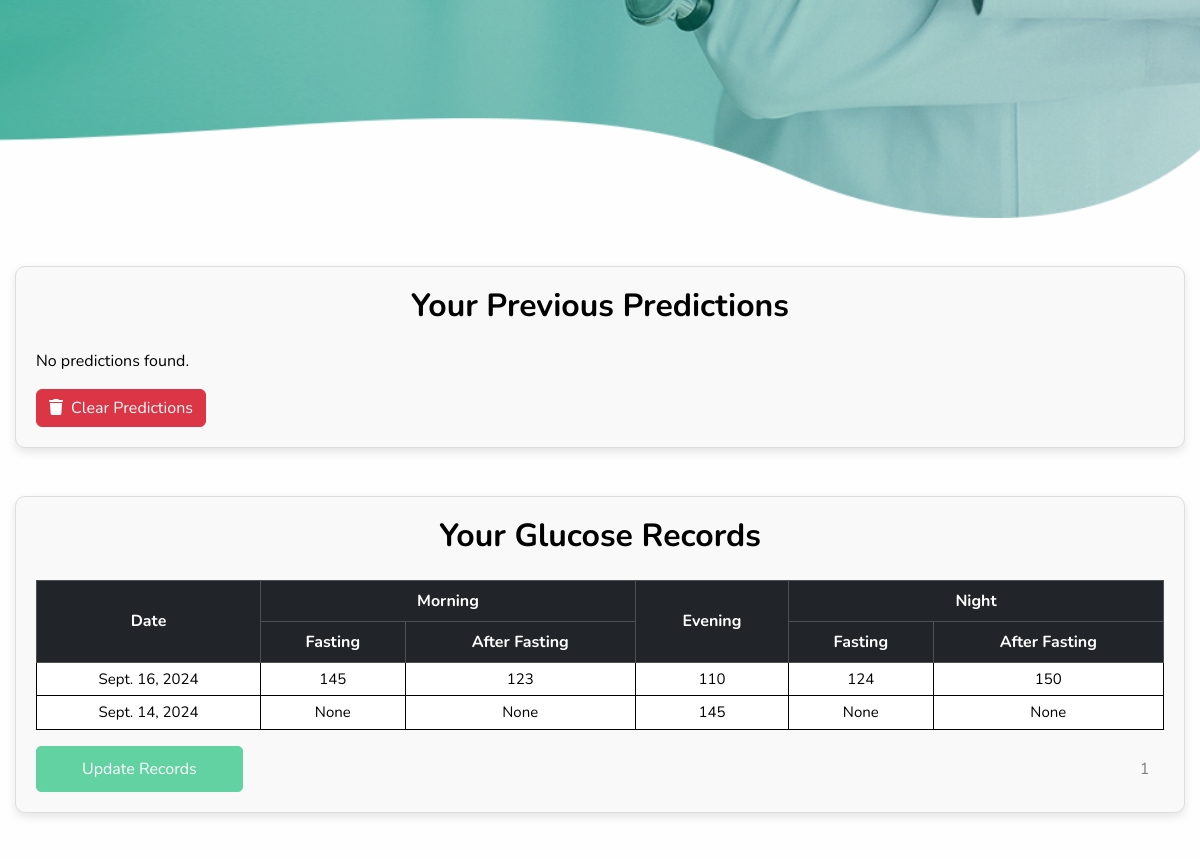
Before: / (signed in, middle part) with the older database file.
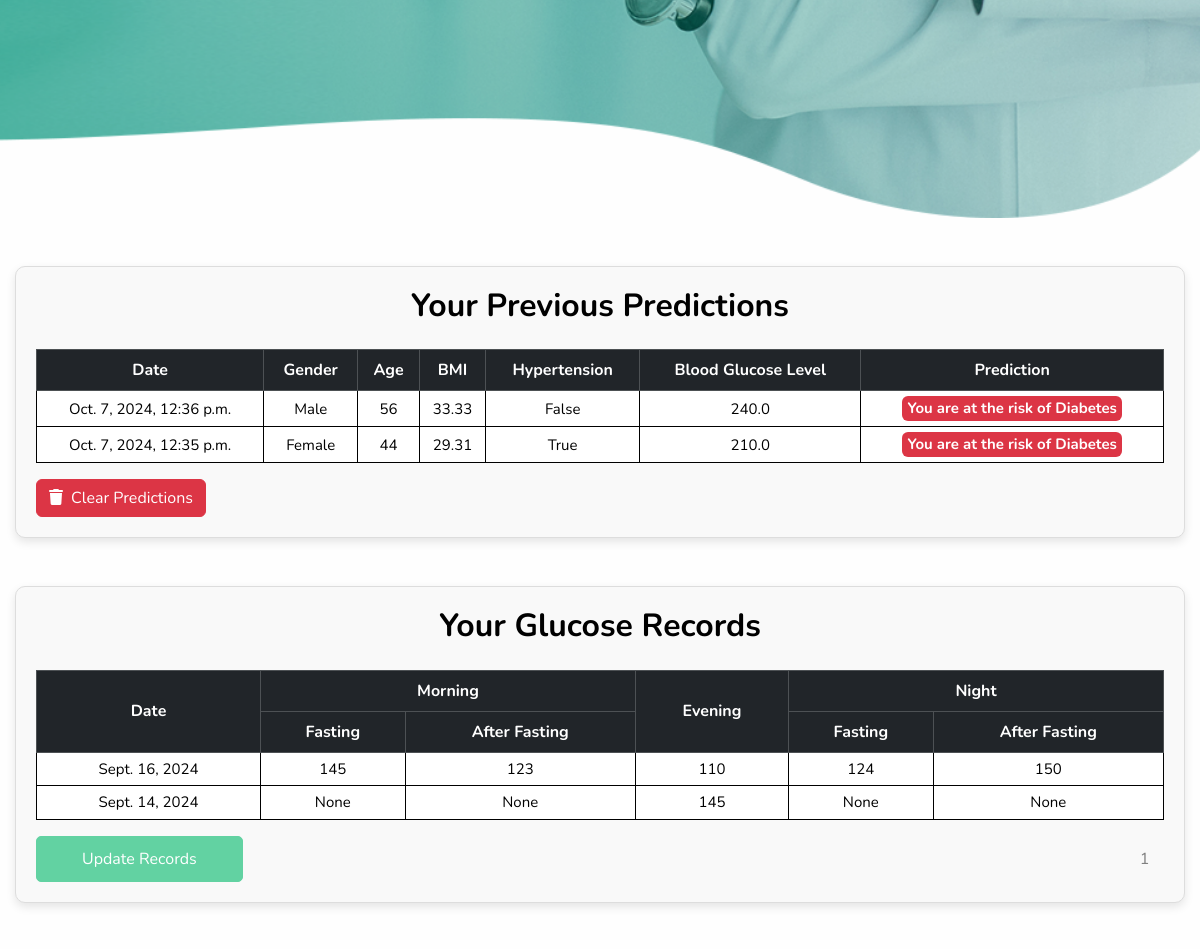
After: the same page with the newer database file.
### Glucose_Record/models.py (models this page shows, shortened)
class GRecords(models.Model):
    user = models.ForeignKey(User, on_delete=models.CASCADE)
    date = models.DateField()
    mor_fast = models.IntegerField(null=True, blank=True)
    mor_after = models.IntegerField(null=True, blank=True)
    evening = models.IntegerField(null=True, blank=True)
    night_fast = models.IntegerField(null=True, blank=True)
    night_after = models.IntegerField(null=True, blank=True)

### predictor/models.py (models this page shows, shortened)
class Predictions(models.Model):
    user = models.ForeignKey(User, on_delete=models.CASCADE)
    gender = models.CharField(max_length=50)
    age = models.IntegerField()
    hypertension = models.BooleanField()
    heart_disease = models.BooleanField()
    smoking_history = models.CharField(max_length=50)
    bmi = models.FloatField()
    hba1c_level = models.FloatField()
    blood_glucose_level = models.FloatField()
    prediction_result = models.CharField(max_length=50)
    date = models.DateTimeField(auto_now_add=True)

### Home/views.py (the view)
# urls.py: path("", home_views.index , name='index'),
def index(request):
    user_predictions = None
    no_data_message = None
    records = None
    no_records_message = None
    if request.user.is_authenticated:
        user_predictions = Predictions.objects.filter(user=request.user).order_by('-date')
        if not user_predictions.exists():
            no_data_message = "No predictions found."
        user_records = GRecords.objects.filter(user=request.user).order_by('-date')
        if not user_records.exists():
            no_records_message = "No records found."
        else:
            paginator = Paginator(user_records, 7)
            page = request.GET.get('page')
            try:
                records = paginator.page(page)
            except PageNotAnInteger:
                records = paginator.page(1)
            except EmptyPage:
                records = paginator.page(paginator.num_pages)
            no_records_message = None
    else:
        no_data_message = "Please log in to view your predictions."
        no_records_message = "Please log in to view your records."
    return render(request, 'index.html', {
        'predictions': user_predictions,
        'no_data_message': no_data_message,
        'user_records': records,
        'no_records_message': no_records_message,
    })

### templates/index.html (shortened to what this page needs)
{% extends "base.html" %}
{% load static %}
{% block content %}
<div class="container slider_section">
</div>
</div>
<div class="container container_predictions my-5">
  <h2 class="text-center mb-4">Your Previous Predictions</h2>
  <div class="table-responsive">
    {% if request.user.is_authenticated%}
    {% if no_data_message %}
    <p>{{ no_data_message }}</p>
    {% else %}
    <table class="table table-bordered">
      <thead class="table-dark">
        <tr>
          <th>Date</th>
          <th>Gender</th>
          <th>Age</th>
          <th>BMI</th>
          <th>Hypertension</th>
          <th>Blood Glucose Level</th>
          <th>Prediction</th>
        </tr>
      </thead>
      <tbody>
        {% for prediction in predictions %}
        <tr>
          <td>{{ prediction.date }}</td>
          <td>{{ prediction.gender }}</td>
          <td>{{ prediction.age }}</td>
          <td>{{ prediction.bmi }}</td>
          <td>{{ prediction.hypertension }}</td>
          <td>{{ prediction.blood_glucose_level }}</td>
          <td>
            <span
              class="badge {% if prediction.prediction_result == 'You are at the risk of Diabetes' %}bg-danger{% else %}bg-success{% endif %}">
              {{ prediction.prediction_result }}
            </span>
          </td>
        </tr>
        {% endfor %}
      </tbody>
    </table>
    {% endif %}
    <button class="btn btn-danger" data-bs-toggle="modal" data-bs-target="#confirmationModal">
      <i class="fa-solid fa-trash" style="margin-right: 0.5rem;"></i>Clear Predictions
    </button>
    {% else %}
    <P>{{no_data_message}}</P>
    {% endif %}
  </div>
</div>
<div class="container container_predictions my-5">
  <h2 class="text-center mb-4">Your Glucose Records</h2>
  <div class="table-responsive">
    {% if request.user.is_authenticated %}
    {% if no_records_message %}
    <p>{{ no_records_message }}</p>
    {% else %}
    <table class="table table-bordered">
      <thead class="table-dark">
        <tr>
          <th rowspan="2">Date</th>
          <th colspan="2">Morning</th>
          <th rowspan="2">Evening</th>
          <th colspan="2">Night</th>
        </tr>
        <tr>
          <th>Fasting</th>
          <th>After Fasting</th>
          <th>Fasting</th>
          <th>After Fasting</th>
        </tr>
      </thead>
      <tbody>
        {% for record in user_records %}
        <tr>
          <td>{{ record.date }}</td>
          <td>{{ record.mor_fast }}</td>
          <td>{{ record.mor_after }}</td>
          <td>{{ record.evening }}</td>
          <td>{{ record.night_fast }}</td>
          <td>{{ record.night_after }}</td>
        </tr>
        {% endfor %}
      </tbody>
    </table>
    {% endif %}
    <div class="update-pagination-container">
      <a href="{% url 'record' %}">
        Update Records
      </a>
      <div class="pagination">
        <a class="round active" href="?page={{ num }}">{{ user_records.number }}</a>
      </div>
    </div>
    {% else %}
    <p>{{ no_records_message }}</p>
    {% endif %}
  </div>
</div>
{% endblock content %}

### templates/base.html (shortened to what this page needs)
{% load static %}
<!DOCTYPE html>
<html>
<head>
  <link href="https://cdn.jsdelivr.net/npm/bootstrap@5.3.3/dist/css/bootstrap.min.css" rel="stylesheet"
>
  <link rel="stylesheet" href="https://cdnjs.cloudflare.com/ajax/libs/font-awesome/6.0.0-beta3/css/all.min.css">
  <link href={% static "css/style.css" %} type="text/css" rel="stylesheet" />
  <link href={% static "css/responsive.css" %} rel="stylesheet" />
  <link rel="stylesheet" href="https://cdnjs.cloudflare.com/ajax/libs/toastr.js/latest/toastr.min.css" />
</head>
<body>
  <div class="hero_area">
    <div class="hero_bg_box">
      <img src={% static 'media/hero-bg.png' %} alt="">
    </div>
    {% block content %}{% endblock content %}
</body>
</html>

### static/css/style.css (style rules this page uses)
body { font-family: 'Nunito', sans-serif; color: #000000; background-color: #fefefe; overflow-x: hidden; }
a, a:hover, a:focus { text-decoration: none; }
.btn, .btn:focus { outline: none !important; box-shadow: none; }
.hero_area { position: relative; min-height: 100vh; display: flex; flex-direction: column; }
.hero_area .hero_bg_box { position: absolute; top: 0; left: 0; width: 100%; height: 100%; display: flex; justify-content: center; align-items: flex-end; overflow: hidden; z-index: -1; }
.hero_area .hero_bg_box img { width: 100%; height: 100%; object-fit: cover; object-position: bottom right; }
.slider_section { flex: 1; display: flex; align-items: center; position: relative; padding: 45px 0 145px 0; }
.container_predictions { background-color: #f9f9f9; padding: 20px; border-radius: 10px; border: 1px solid #ddd; box-shadow: 0 4px 10px rgba(0, 0, 0, 0.1); }
.container_predictions h2 { font-weight: bold; }
.container_predictions a { display: inline-block; padding: 10px 45px; background-color: #62d2a2; color: #ffffff; border-radius: 5px; transition: all 0.3s; border: 1px solid #62d2a2; }
.table { border: none; }
.table td { font-size: 15px; padding: 5px; vertical-align: middle; }
td, th { text-align: center; vertical-align: middle; }
.badge { font-size:15px; padding: 5px; }
.update-pagination-container { display: flex; align-items: center; justify-content: space-between; }
.pagination { display: inline-flex; align-items: center; }
.pagination a { color: black; width: 35px; height: 35px; padding: 0; border: 1px solid #ddd; text-decoration: none; transition: all 0.3s ease; text-align: center; justify-content: center; display: flex; align-items: center; background-color: transparent; margin-inline: 2px; }
.pagination .round { border: none; border-radius: 50%; width: 35px; height: 35px; padding: 0; text-align: center; justify-content: center; display: flex; align-items: center; background-color: transparent; color: gray; }

### static/css/responsive.css (style rules this page uses)
@media (max-width: 1299px) { .hero_area .hero_bg_box { top: 0; left: 0; width: 100%; } }
@media (min-width: 1200px) { .container { max-width: 1170px; } }

Changed rows visible on the page:
added Predictions: date "Oct. 7, 2024, 12:36 p.m.", gender "Male", age "56", bmi "33.33", hypertension "False", blood_glucose_level "240.0", prediction_result "You are at the risk of Diabetes"
added Predictions: date "Oct. 7, 2024, 12:35 p.m.", gender "Female", age "44", bmi "29.31", hypertension "True", blood_glucose_level "210.0", prediction_result "You are at the risk of Diabetes"
Other visible differences:
{{ no_data_message }}: "No predictions found." → (not shown)
text now shown: "Date Gender Age BMI Hypertension Blood Glucose Level Prediction"
